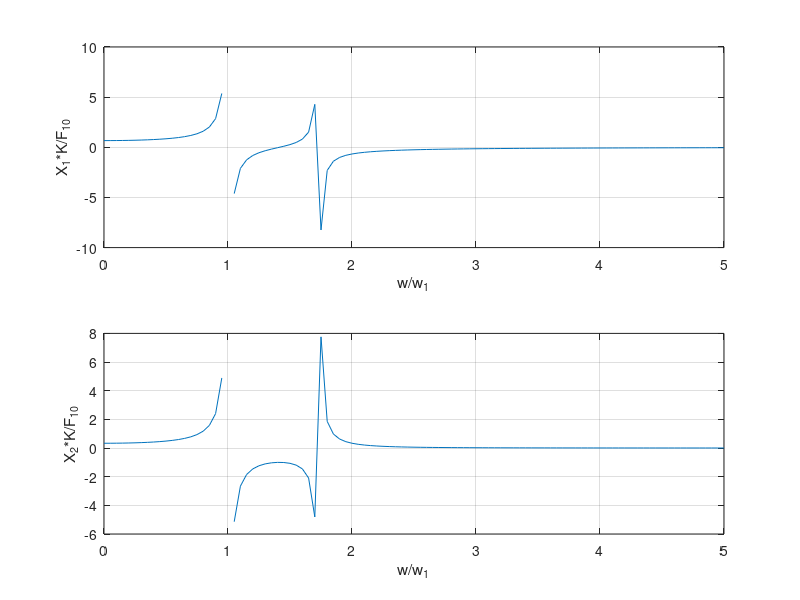

Reproduce this figure in MATLAB.
% Ex 514.m
for i = 1: 101
w_w1 (i) = 5 * (i - 1) / 100; % 0 to 5
x1 (i) = (2-w_w1(i)^2) / ( (3-w_w1(i)^2) * (1-w_w1(i)^2) );
x2 (i) = 1 / ( (3-w_w1(i)^2) * (1-w_w1(i)^2) );
end
subplot (211);
plot (w_w1, x1);
xlabel ('w/w_1');
ylabel ('X_1*K/F_1_0');
grid on;
subplot (212);
plot (w_w1, x2);
xlabel ('w/w_1');
ylabel ('X_2*K/F_1_0');
grid on